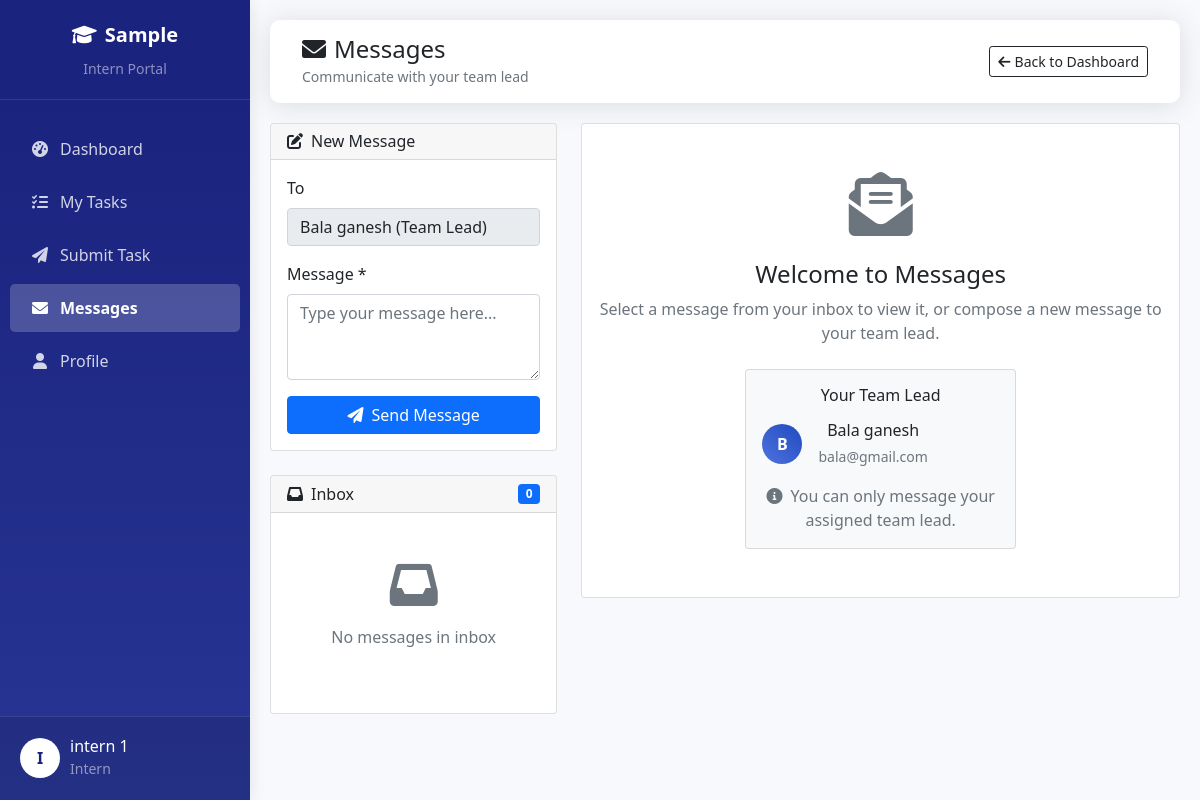
The page /intern/messages.php (signed in) on the database its author committed.
### tables this page shows
CREATE TABLE `company_details` (
  `id` int(11) NOT NULL AUTO_INCREMENT,
  `company_name` varchar(255) NOT NULL,
  `admin_username` varchar(50) NOT NULL,
  `admin_password` varchar(255) NOT NULL,
  `internship_duration` varchar(100) DEFAULT NULL,
  `office_timing` varchar(100) DEFAULT NULL,
  `min_score_for_job` int(11) DEFAULT 70,
  `created_at` timestamp NOT NULL DEFAULT current_timestamp(),
  `updated_at` timestamp NOT NULL DEFAULT current_timestamp() ON UPDATE current_timestamp(),
  PRIMARY KEY (`id`)
);

CREATE TABLE `users` (
  `id` int(11) NOT NULL AUTO_INCREMENT,
  `username` varchar(50) NOT NULL,
  `password` varchar(255) NOT NULL,
  `email` varchar(100) NOT NULL,
  `full_name` varchar(100) NOT NULL,
  `role` enum('admin','team_lead','intern') NOT NULL,
  `domain_id` int(11) DEFAULT NULL,
  `phone` varchar(20) DEFAULT NULL,
  `join_date` date DEFAULT NULL,
  `end_date` date DEFAULT NULL,
  `is_active` tinyint(1) DEFAULT 1,
  `created_at` timestamp NOT NULL DEFAULT current_timestamp(),
  PRIMARY KEY (`id`),
  UNIQUE KEY `username` (`username`),
  UNIQUE KEY `email` (`email`)
);

### intern/messages.php (the view, shortened to what this page needs)
<?php
require_once '../config/database.php';
$intern_id = $_SESSION['user_id'];
$team_lead_query = "
    SELECT tl.id, tl.full_name, tl.email, tl.username
    FROM users tl
    WHERE tl.role = 'team_lead' AND tl.domain_id = (
        SELECT domain_id FROM users WHERE id = $intern_id
    )
";
$team_lead_result = mysqli_query($conn, $team_lead_query);
$team_lead = mysqli_fetch_assoc($team_lead_result);
$company_query = "SELECT company_name FROM company_details LIMIT 1";
$company_result = mysqli_query($conn, $company_query);
$company_data = mysqli_fetch_assoc($company_result);
$company_name = $company_data['company_name'] ?? 'Intern Management System';
$inbox_query = "
    SELECT m.*, u.full_name as sender_name, u.role as sender_role
    FROM messages m
    LEFT JOIN users u ON m.sender_id = u.id
    WHERE m.receiver_id = $intern_id
    ORDER BY m.created_at DESC
";
$inbox_result = mysqli_query($conn, $inbox_query);
?>
<!DOCTYPE html>
<html lang="en">
<head>
    <link href="https://cdn.jsdelivr.net/npm/bootstrap@5.1.3/dist/css/bootstrap.min.css" rel="stylesheet">
    <link rel="stylesheet" href="https://cdnjs.cloudflare.com/ajax/libs/font-awesome/6.0.0/css/all.min.css">
</head>
<body>
    <div class="sidebar">
        <div class="sidebar-header">
            <a href="dashboard.php" class="company-logo">
                <i class="fas fa-graduation-cap me-2"></i><?php echo $company_name; ?>
            </a>
            <small class="text-white-50 d-block mt-2">Intern Portal</small>
        </div>
        <div class="sidebar-menu">
            <a href="dashboard.php" class="nav-link">
                <i class="fas fa-tachometer-alt"></i>Dashboard
            </a>
            <a href="my_tasks.php" class="nav-link">
                <i class="fas fa-tasks"></i>My Tasks
            </a>
            <a href="submit_task.php" class="nav-link">
                <i class="fas fa-paper-plane"></i>Submit Task
            </a>
            <a href="messages.php" class="nav-link active">
                <i class="fas fa-envelope"></i>Messages
            </a>
            <a href="profile.php" class="nav-link">
                <i class="fas fa-user"></i>Profile
            </a>
        </div>
        <div class="user-profile">
            <div class="d-flex align-items-center">
                <div class="profile-img">
                    <?php echo strtoupper(substr($_SESSION['full_name'], 0, 1)); ?>
                </div>
                <div>
                    <h6 class="mb-0"><?php echo $_SESSION['full_name']; ?></h6>
                    <small class="text-white-50">Intern</small>
                </div>
            </div>
        </div>
    </div>
    <div class="main-content">
        <nav class="navbar-top">
            <div class="container-fluid">
                <div class="d-flex justify-content-between align-items-center w-100">
                    <div>
                        <h4 class="mb-0">
                            <i class="fas fa-envelope me-2"></i>Messages
                        </h4>
                        <small class="text-muted">Communicate with your team lead</small>
                    </div>
                    <div class="d-flex align-items-center">
                        <a href="dashboard.php" class="btn btn-outline-dark btn-sm">
                            <i class="fas fa-arrow-left me-1"></i>Back to Dashboard
                        </a>
                    </div>
                </div>
            </div>
        </nav>
        <div class="row">
            <div class="col-lg-4 mb-4">
                <div class="card mb-4">
                    <div class="card-header">
                        <h6 class="mb-0"><i class="fas fa-edit me-2"></i>New Message</h6>
                    </div>
                    <div class="card-body">
                        <?php if($team_lead): ?>
                        <form method="POST" action="">
                            <div class="mb-3">
                                <label class="form-label">To</label>
                                <input type="text" class="form-control" value="<?php echo htmlspecialchars($team_lead['full_name']); ?> (Team Lead)" readonly>
                            </div>
                            <div class="mb-3">
                                <label class="form-label">Message *</label>
                                <textarea class="form-control" name="message" rows="3" placeholder="Type your message here..." required></textarea>
                            </div>
                            <button type="submit" name="send_message" class="btn btn-primary w-100">
                                <i class="fas fa-paper-plane me-2"></i>Send Message
                            </button>
                        </form>
                        <?php endif; ?>
                    </div>
                </div>
                <div class="card">
                    <div class="card-header d-flex justify-content-between align-items-center">
                        <h6 class="mb-0"><i class="fas fa-inbox me-2"></i>Inbox</h6>
                        <span class="badge bg-primary"><?php echo mysqli_num_rows($inbox_result); ?></span>
                    </div>
                    <div class="card-body p-0">
                        <div class="message-list">
                            <?php if(mysqli_num_rows($inbox_result) > 0):
                                mysqli_data_seek($inbox_result, 0);
                                while($msg = mysqli_fetch_assoc($inbox_result)):
                                    $is_selected = isset($message) && $message['id'] == $msg['id'];
                            ?>
                            <a href="?view=<?php echo $msg['id']; ?>" class="text-decoration-none text-dark">
                                <div class="message-item p-3 border-bottom <?php echo !$msg['read_status'] ? 'unread' : ''; ?> <?php echo $is_selected ? 'selected' : ''; ?>">
                                    <div class="d-flex">
                                        <div class="flex-shrink-0 me-3">
                                            <div class="message-avatar <?php
                                                if($msg['sender_role'] == 'team_lead') echo 'avatar-teamlead';
                                                elseif($msg['sender_role'] == 'admin') echo 'avatar-admin';
                                                else echo 'avatar-intern';
                                            ?>">
                                                <?php echo strtoupper(substr($msg['sender_name'], 0, 1)); ?>
                                            </div>
                                        </div>
                                        <div class="flex-grow-1">
                                            <div class="d-flex justify-content-between">
                                                <h6 class="mb-1"><?php echo htmlspecialchars($msg['sender_name']); ?></h6>
                                                <small class="text-muted"><?php echo date('h:i A', strtotime($msg['created_at'])); ?></small>
                                            </div>
                                            <p class="mb-1 text-muted"><?php echo htmlspecialchars(substr($msg['message'], 0, 60)); ?><?php echo strlen($msg['message']) > 60 ? '...' : ''; ?></p>
                                            <?php if(!$msg['read_status']): ?>
                                            <small class="text-primary"><i class="fas fa-circle fa-xs"></i> New</small>
                                            <?php endif; ?>
                                        </div>
                                    </div>
                                </div>
                            </a>
                            <?php endwhile; ?>
                            <?php else: ?>
                            <div class="text-center py-5">
                                <i class="fas fa-inbox fa-3x text-muted mb-3"></i>
                                <p class="text-muted">No messages in inbox</p>
                            </div>
                            <?php endif; ?>
                        </div>
                    </div>
                </div>
            </div>
            <div class="col-lg-8 mb-4">
                <?php if(isset($message)): ?>
                <div class="card">
                    <div class="card-header d-flex justify-content-between align-items-center">
                        <div>
                            <h6 class="mb-0">
                                <i class="fas fa-eye me-2"></i>View Message
                            </h6>
                        </div>
                        <div>
                            <a href="messages.php" class="btn btn-sm btn-outline-secondary">
                                <i class="fas fa-times me-1"></i>Close
                            </a>
                        </div>
                    </div>
                    <div class="card-body">
                        <div class="d-flex align-items-center mb-4">
                            <div class="message-avatar me-3 <?php
                                if($message['sender_role'] == 'team_lead') echo 'avatar-teamlead';
                                elseif($message['sender_role'] == 'admin') echo 'avatar-admin';
                                else echo 'avatar-intern';
                            ?>">
                                <?php echo strtoupper(substr($message['sender_name'], 0, 1)); ?>
                            </div>
                            <div>
                                <h5 class="mb-1"><?php echo htmlspecialchars($message['sender_name']); ?></h5>
                                <small class="text-muted">
                                    <i class="fas fa-clock me-1"></i>
                                    <?php echo date('F j, Y \a\t h:i A', strtotime($message['created_at'])); ?>
                                </small>
                            </div>
                        </div>
                        <div class="mb-4">
                            <div class="message-bubble <?php echo $message['sender_id'] == $intern_id ? 'message-sent' : 'message-received'; ?>">
                                <?php echo nl2br(htmlspecialchars($message['message'])); ?>
                                <div class="message-time">
                                    <?php echo date('h:i A', strtotime($message['created_at'])); ?>
                                </div>
                            </div>
                        </div>
                        <?php if($message['sender_id'] != $intern_id): ?>
                        <div class="compose-area">
                            <form method="POST" action="">
                                <input type="hidden" name="receiver_id" value="<?php echo $message['sender_id']; ?>">
                                <div class="mb-3">
                                    <label class="form-label">Reply to <?php echo htmlspecialchars($message['sender_name']); ?></label>
                                    <textarea class="form-control" name="message" rows="3" placeholder="Type your reply..." required></textarea>
                                </div>
                                <button type="submit" name="send_message" class="btn btn-primary">
                                    <i class="fas fa-reply me-2"></i>Reply
                                </button>
                            </form>
                        </div>
                        <?php endif; ?>
                    </div>
                </div>
                <?php else: ?>
                <div class="card">
                    <div class="card-body text-center py-5">
                        <i class="fas fa-envelope-open-text fa-4x text-muted mb-4"></i>
                        <h4>Welcome to Messages</h4>
                        <p class="text-muted mb-4">
                            Select a message from your inbox to view it, or compose a new message to your team lead.
                        </p>
                        <?php if($team_lead): ?>
                        <div class="row justify-content-center">
                            <div class="col-md-6">
                                <div class="card bg-light">
                                    <div class="card-body">
                                        <h6 class="mb-3">Your Team Lead</h6>
                                        <div class="d-flex align-items-center mb-3">
                                            <div class="message-avatar avatar-teamlead me-3">
                                                <?php echo strtoupper(substr($team_lead['full_name'], 0, 1)); ?>
                                            </div>
                                            <div>
                                                <h6 class="mb-1"><?php echo htmlspecialchars($team_lead['full_name']); ?></h6>
                                                <small class="text-muted"><?php echo htmlspecialchars($team_lead['email']); ?></small>
                                            </div>
                                        </div>
                                        <p class="text-muted mb-0">
                                            <i class="fas fa-info-circle me-1"></i>
                                            You can only message your assigned team lead.
                                        </p>
                                    </div>
                                </div>
                            </div>
                        </div>
                        <?php endif; ?>
                    </div>
                </div>
                <?php endif; ?>
            </div>
        </div>
    </div>
</body>
</html>

### intern/messages.php (style rules this page uses)
body { background-color: #f8f9fc; font-family: 'Segoe UI', Tahoma, Geneva, Verdana, sans-serif; }
.sidebar { position: fixed; top: 0; left: 0; bottom: 0; width: 250px; background: linear-gradient(180deg, #1a237e 10%, #283593 100%); color: white; box-shadow: 0 0 15px rgba(0,0,0,0.1); z-index: 1000; }
.main-content { margin-left: 250px; padding: 20px; min-height: 100vh; }
.sidebar-header { padding: 20px; text-align: center; border-bottom: 1px solid rgba(255,255,255,0.1); }
.company-logo { font-size: 20px; font-weight: 700; color: white; text-decoration: none; }
.sidebar-menu { padding: 20px 0; }
.nav-link { color: rgba(255,255,255,0.8); padding: 12px 20px; margin: 5px 10px; border-radius: 5px; transition: all 0.3s; text-decoration: none; display: block; }
.nav-link.active { color: white; background: rgba(255,255,255,0.2); font-weight: 600; }
.nav-link i { width: 20px; margin-right: 10px; text-align: center; }
.user-profile { position: absolute; bottom: 0; left: 0; right: 0; padding: 20px; background: rgba(0,0,0,0.1); border-top: 1px solid rgba(255,255,255,0.1); }
.profile-img { width: 40px; height: 40px; border-radius: 50%; background: white; display: flex; align-items: center; justify-content: center; color: #1a237e; font-weight: bold; margin-right: 10px; }
.navbar-top { background: white; box-shadow: 0 0.15rem 1.75rem 0 rgba(58, 59, 69, 0.15); padding: 15px 20px; margin-bottom: 20px; border-radius: 10px; }
.message-list { max-height: 500px; overflow-y: auto; }
.message-avatar { width: 40px; height: 40px; border-radius: 50%; display: flex; align-items: center; justify-content: center; color: white; font-weight: bold; }
.avatar-teamlead { background: linear-gradient(45deg, #4e73df, #224abe); }

### rows shown on the page
company_details: company_name "Sample"
users: full_name "Bala ganesh (Team Lead)", full_name "B", full_name "Bala ganesh", email "bala@gmail.com"

### other values the page prints
substr($_SESSION['full_name'], 0, 1) "I"
$_SESSION['full_name'] "intern 1"
mysqli_num_rows($inbox_result) "0"
